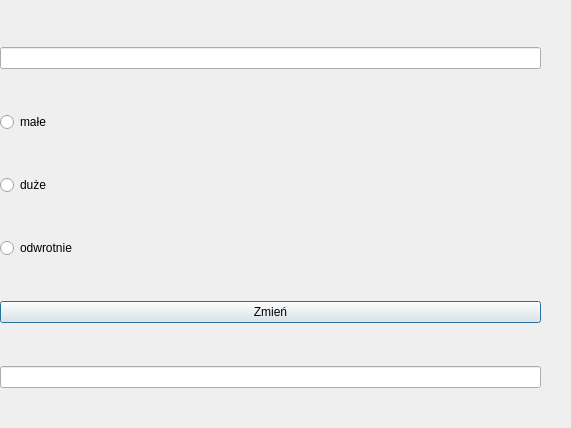
<?xml version="1.0" encoding="UTF-8"?>
<ui version="4.0">
 <class>Dialog</class>
 <widget class="QDialog" name="Dialog">
  <property name="geometry">
   <rect>
    <x>0</x>
    <y>0</y>
    <width>571</width>
    <height>428</height>
   </rect>
  </property>
  <property name="windowTitle">
   <string>Dialog</string>
  </property>
  <widget class="QWidget" name="gridLayoutWidget">
   <property name="geometry">
    <rect>
     <x>0</x>
     <y>10</y>
     <width>541</width>
     <height>421</height>
    </rect>
   </property>
   <layout class="QGridLayout" name="gridLayout">
    <item row="0" column="0">
     <widget class="QLineEdit" name="value1"/>
    </item>
    <item row="5" column="0">
     <widget class="QLineEdit" name="value2"/>
    </item>
    <item row="1" column="0">
     <widget class="QRadioButton" name="male">
      <property name="text">
       <string>małe</string>
      </property>
     </widget>
    </item>
    <item row="2" column="0">
     <widget class="QRadioButton" name="duze">
      <property name="text">
       <string>duże</string>
      </property>
     </widget>
    </item>
    <item row="3" column="0">
     <widget class="QRadioButton" name="odwrotnie">
      <property name="text">
       <string>odwrotnie</string>
      </property>
     </widget>
    </item>
    <item row="4" column="0">
     <widget class="QPushButton" name="zmien">
      <property name="text">
       <string>Zmień</string>
      </property>
     </widget>
    </item>
   </layout>
  </widget>
 </widget>
 <resources/>
 <connections/>
</ui>
